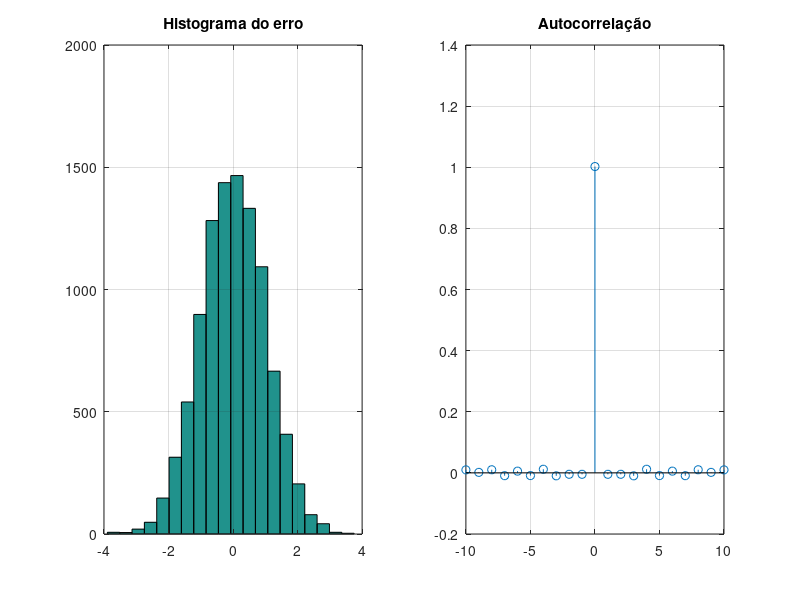

This chart was generated by the following MATLAB code:
%% Estimador Yule - Walker

%% Sistema de segunda ordem
% yk + 0.6yk + 0.3yk = wk

% Simulando o sistema
N = 1e4;
wk = randn(N, 1);
yk = filter([1],[1 0.6 0.3], wk);


%% Estimador de AR(1)
Y = convmtx([0; yk], 1);
Y = Y(1:end-1, :);

% Coeficientes AR
theta = Y\yk

% Erro de predição
error = yk - Y*theta;

[autoc, lag] = xcorr(error, error, 10, 'unbiased');

% Verificando se o erro é um ruído branco
subplot(1, 2, 1)
hist(error, 20)
title('Histograma do erro')
grid

subplot(1, 2, 2)
stem(lag, autoc)
title('Autocorrelação')
grid

var(error)

% Aqui tentamos aproximar um sistema AR de segunda orderm por um de primera
% ordem, podemos ver que para neste caso o resíduo não foi perfeitamente branco. 
% e que ainda há correalção entre as amostras do resíduo.

%% Estimador de AR(2)
Y = convmtx([0; yk], 2);
Y = Y(1:end-2, :);

% Coeficientes AR
theta = Y\yk

% Erro de predição
error = yk - Y*theta;

[autoc, lag] = xcorr(error, error, 10, 'unbiased');

% Verificando se o erro é um ruído branco
subplot(1, 2, 1)
hist(error, 20)
title('Histograma do erro')
grid

subplot(1, 2, 2)
stem(lag, autoc)
title('Autocorrelação')
grid

var(error)

% Como pode ser visto no histograma, este se aproxima de uma distribuição
% gaussian, o que indica um ruído branco. Além disso, vemos que
% a variância do erro é 1 e sua função de autocorrelação se aproxima de 
% um impulso para o atraso 0.
